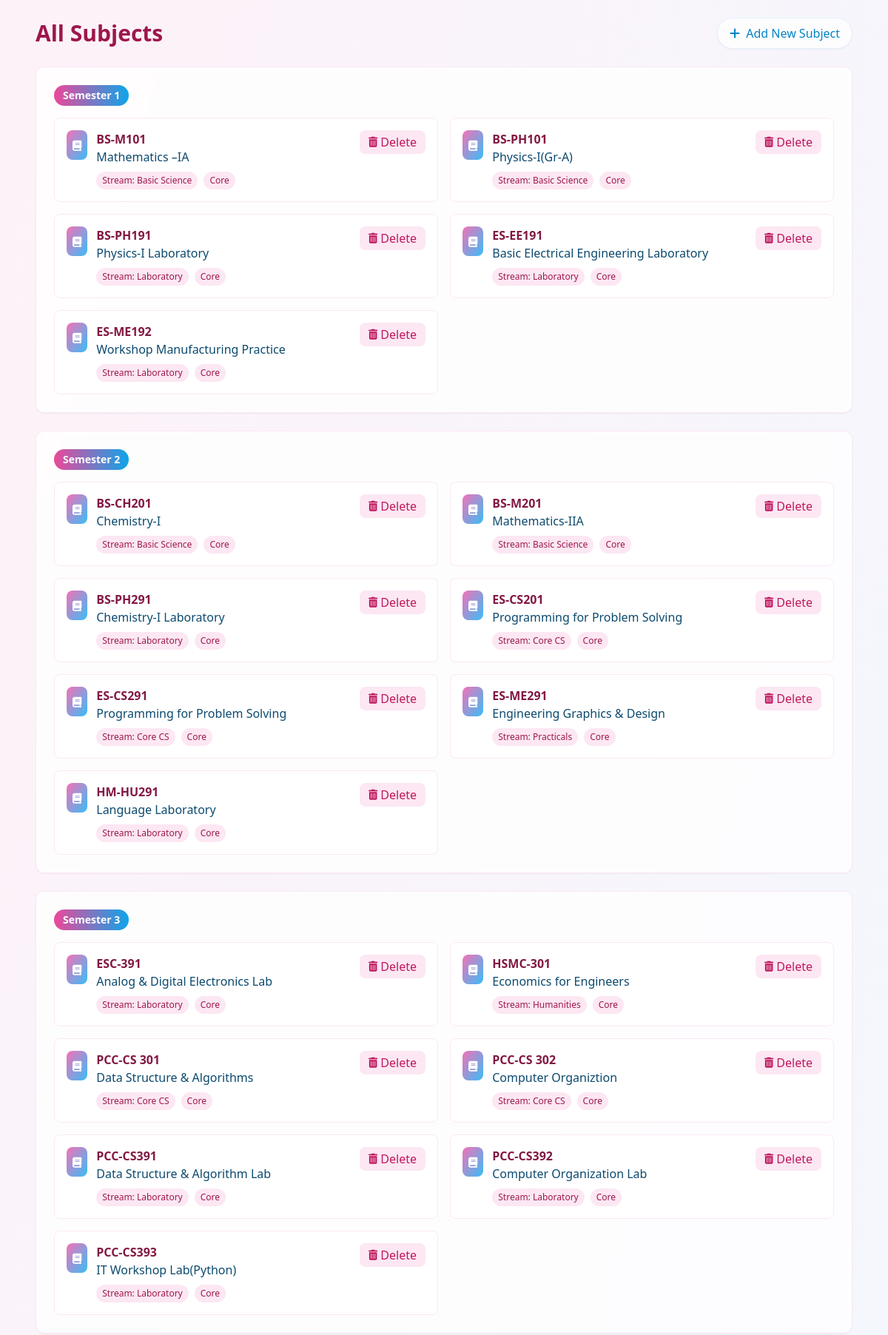
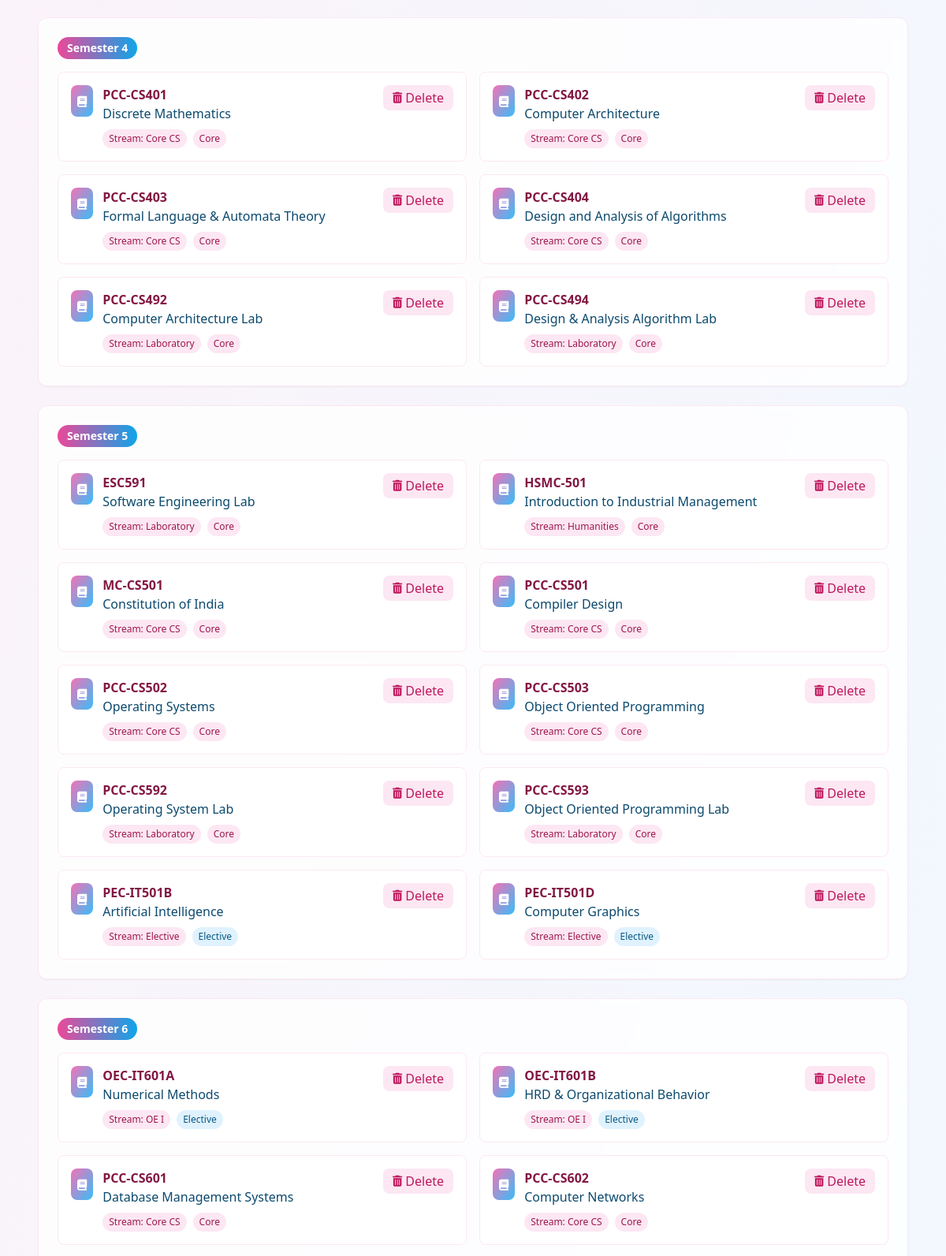
The app's page /core/list-subjects/ (signed in, upper part) with its own data (2 pictures, top to bottom).
### core/models.py (models this page shows, shortened)
class Subject(models.Model):
    name = models.CharField(
        max_length=255,
        help_text=_("Name of the subject (e.g., Database Management Systems).")
    )
    code = models.CharField(
        max_length=20,
        unique=True,
        blank=True,
        help_text=_("Subject code (e.g., PCC-CS601).")
    )
    semester = models.IntegerField(
        help_text=_("Semester in which the subject is offered (1-8).")
    )
    stream = models.CharField(
        max_length=50,
        help_text=_("Stream or category (e.g., Core CS, PE Group 1, OE I).")
    )
    is_elective = models.BooleanField(
        default=False,
        help_text=_("Indicates if the subject is an elective.")
    )
    class Meta:
        verbose_name = _("Subject")
        verbose_name_plural = _("Subjects")

### core/views.py (the view)
# urls.py: path('list-subjects/', views.list_subjects, name='list_subjects'),
@staff_member_required
def list_subjects(request):
    subjects = Subject.objects.all().order_by('semester', 'code')
    semesters = sorted(set(subjects.values_list('semester', flat=True)))
    logger.debug(f"Subjects fetched: {subjects.count()}, Semesters: {semesters}")
    return render(request, 'core/list_subjects.html', {
        'subjects': subjects,
        'semesters': semesters
    })

### core/templates/core/list_subjects.html (shortened to what this page needs)
<!DOCTYPE html>
<html lang="en">
<head>
    <script src="https://cdn.tailwindcss.com"></script>
    <link rel="stylesheet" href="https://cdnjs.cloudflare.com/ajax/libs/font-awesome/6.4.0/css/all.min.css">
</head>
<body class="bg-gradient-to-br from-pink-50 to-blue-50">
    {% block content %}
    <div class="space-y-6 p-6 max-w-6xl mx-auto">
      <div class="flex justify-between items-center">
        <h2 class="text-3xl font-bold text-pink-800">All Subjects</h2>
        <a href="#" class="text-blue-600 hover:text-blue-800 transition-colors bg-white/80 hover:bg-white px-4 py-2 rounded-full shadow-sm border border-blue-100">
          <i class="fas fa-plus mr-1"></i> Add New Subject
        </a>
      </div>
      {% if subjects %}
        {% regroup subjects by semester as semester_groups %}
        {% for group in semester_groups %}
          <div class="bg-white/80 p-6 rounded-xl shadow-sm border border-pink-100 backdrop-blur-sm mb-6">
            <h3 class="text-xl font-semibold text-pink-700 mb-4 flex items-center">
              <span class="bg-gradient-to-r from-pink-500 to-blue-500 text-white px-3 py-1 rounded-full text-sm mr-3">Semester {{ group.grouper }}</span>
            </h3>
            {% if group.list %}
              <div class="grid grid-cols-1 md:grid-cols-2 gap-4">
                {% for subject in group.list %}
                  <div class="p-4 border rounded-lg hover:shadow-md transition-shadow bg-white/90 border-pink-100 flex justify-between items-start">
                    <div class="flex-1">
                      <div class="flex items-start">
                        <div class="bg-gradient-to-br from-pink-400 to-blue-400 text-white p-2 rounded-lg mr-3">
                          <i class="fas fa-book text-sm"></i>
                        </div>
                        <div>
                          <h4 class="font-bold text-pink-900">{{ subject.code }}</h4>
                          <p class="text-blue-900">{{ subject.name }}</p>
                          <div class="flex flex-wrap gap-2 mt-2">
                            <span class="text-xs px-2 py-1 rounded-full bg-pink-100 text-pink-800">Stream: {{ subject.stream }}</span>
                            <span class="text-xs px-2 py-1 rounded-full {% if subject.is_elective %}bg-blue-100 text-blue-800{% else %}bg-pink-100 text-pink-800{% endif %}">
                              {{ subject.is_elective|yesno:"Elective,Core" }}
                            </span>
                          </div>
                        </div>
                      </div>
                    </div>
                    <form method="post" action="{% url 'delete_subject' subject.id %}" onsubmit="return confirm('Are you sure you want to delete {{ subject.code }}? This action cannot be undone.');">
                      <button type="submit" class="py-1 px-3 bg-pink-100 hover:bg-pink-200 text-pink-700 font-medium rounded-lg transition flex items-center" title="Delete Subject">
                        <i class="fas fa-trash-alt text-sm mr-1"></i> Delete
                      </button>
                    </form>
                  </div>
                {% endfor %}
              </div>
            {% else %}
              <div class="p-4 text-center rounded-lg bg-pink-50/80">
                <p class="text-pink-700">No subjects found for Semester {{ group.grouper }}.</p>
              </div>
            {% endif %}
          </div>
        {% endfor %}
      {% else %}
        <div class="bg-white/80 p-8 rounded-xl shadow-sm border border-pink-100 text-center backdrop-blur-sm">
          <i class="fas fa-book-open text-4xl text-pink-300 mb-3"></i>
          <p class="text-pink-700">No subjects found in the database.</p>
        </div>
      {% endif %}
    </div>
    {% endblock %}
</body>
</html>

### records on screen
Subject: code "BS-M101", name "Mathematics –IA", stream "Basic Science", is_elective "Core"
Subject: code "BS-PH101", name "Physics-I(Gr-A)", stream "Basic Science", is_elective "Core"
Subject: code "BS-PH191", name "Physics-I Laboratory", stream "Laboratory", is_elective "Core"
Subject: code "ES-EE191", name "Basic Electrical Engineering Laboratory", stream "Laboratory", is_elective "Core"
Subject: code "ES-ME192", name "Workshop Manufacturing Practice", stream "Laboratory", is_elective "Core"
Subject: code "BS-CH201", name "Chemistry-I", stream "Basic Science", is_elective "Core"
Subject: code "BS-M201", name "Mathematics-IIA", stream "Basic Science", is_elective "Core"
Subject: code "BS-PH291", name "Chemistry-I Laboratory", stream "Laboratory", is_elective "Core"
Subject: code "ES-CS201", name "Programming for Problem Solving", stream "Core CS", is_elective "Core"
Subject: code "ES-CS291", name "Programming for Problem Solving", stream "Core CS", is_elective "Core"
Subject: code "ES-ME291", name "Engineering Graphics & Design", stream "Practicals", is_elective "Core"
Subject: code "HM-HU291", name "Language Laboratory", stream "Laboratory", is_elective "Core"
Subject: code "ESC-391", name "Analog & Digital Electronics Lab", stream "Laboratory", is_elective "Core"
Subject: code "HSMC-301", name "Economics for Engineers", stream "Humanities", is_elective "Core"
Subject: code "PCC-CS 301", name "Data Structure & Algorithms", stream "Core CS", is_elective "Core"
Subject: code "PCC-CS 302", name "Computer Organiztion", stream "Core CS", is_elective "Core"
Subject: code "PCC-CS391", name "Data Structure & Algorithm Lab", stream "Laboratory", is_elective "Core"
Subject: code "PCC-CS392", name "Computer Organization Lab", stream "Laboratory", is_elective "Core"
Subject: code "PCC-CS393", name "IT Workshop Lab(Python)", stream "Laboratory", is_elective "Core"
Subject: code "PCC-CS401", name "Discrete Mathematics", stream "Core CS", is_elective "Core"
Subject: code "PCC-CS402", name "Computer Architecture", stream "Core CS", is_elective "Core"
Subject: code "PCC-CS403", name "Formal Language & Automata Theory", stream "Core CS", is_elective "Core"
Subject: code "PCC-CS404", name "Design and Analysis of Algorithms", stream "Core CS", is_elective "Core"
Subject: code "PCC-CS492", name "Computer Architecture Lab", stream "Laboratory", is_elective "Core"
Subject: code "PCC-CS494", name "Design & Analysis Algorithm Lab", stream "Laboratory", is_elective "Core"
Subject: code "ESC591", name "Software Engineering Lab", stream "Laboratory", is_elective "Core"
Subject: code "HSMC-501", name "Introduction to Industrial Management", stream "Humanities", is_elective "Core"
Subject: code "MC-CS501", name "Constitution of India", stream "Core CS", is_elective "Core"
Subject: code "PCC-CS501", name "Compiler Design", stream "Core CS", is_elective "Core"
Subject: code "PCC-CS502", name "Operating Systems", stream "Core CS", is_elective "Core"
Subject: code "PCC-CS503", name "Object Oriented Programming", stream "Core CS", is_elective "Core"
Subject: code "PCC-CS592", name "Operating System Lab", stream "Laboratory", is_elective "Core"
Subject: code "PCC-CS593", name "Object Oriented Programming Lab", stream "Laboratory", is_elective "Core"
Subject: code "PEC-IT501B", name "Artificial Intelligence", stream "Elective", is_elective "Elective"
Subject: code "PEC-IT501D", name "Computer Graphics", stream "Elective", is_elective "Elective"
Subject: code "OEC-IT601A", name "Numerical Methods", stream "OE I", is_elective "Elective"
Subject: code "OEC-IT601B", name "HRD & Organizational Behavior", stream "OE I", is_elective "Elective"
Subject: code "PCC-CS601", name "Database Management Systems", stream "Core CS", is_elective "Core"
Subject: code "PCC-CS602", name "Computer Networks", stream "Core CS", is_elective "Core"

### other values on screen
{{ group.grouper }} "1" "2" "3" "4" "5" "6"
